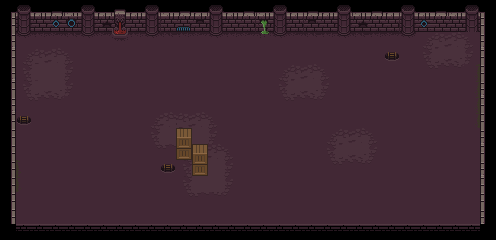

Rendered tile map (Tiled .tmx) drawn with the repository's tilesets; below, a short description and the full map source, tile grids included:
An orthogonal 31x15 tile map with 16x16 px tiles, 1 tile layer (Tile Layer 1), 2 tilesets.

<map version="1.8" tiledversion="1.8.5" orientation="orthogonal" renderorder="right-down" width="31" height="15" tilewidth="16" tileheight="16" infinite="0" nextlayerid="2" nextobjectid="1">
 <tileset firstgid="1" source="AzuriteDemoScene.tsx" />
 <tileset firstgid="257" source="demoSceneWalls.tsx" />
 <layer id="1" name="Tile Layer 1" width="31" height="15">
  <data encoding="csv">
257,55,2,52,1,55,3,49,2,55,1,52,3,55,2,52,1,55,3,52,2,55,1,52,3,55,2,52,1,55,259,
273,71,18,54,5,71,37,65,18,71,17,21,53,71,18,19,20,71,19,53,18,71,37,18,19,71,54,18,18,71,275,
289,87,34,35,33,87,35,81,34,87,33,34,35,87,34,35,85,87,35,33,34,87,33,34,35,87,97,98,99,100,291,
273,97,98,99,100,51,51,51,51,51,51,51,51,51,51,51,51,51,51,51,51,51,51,51,387,51,113,114,115,116,275,
289,113,117,117,116,51,51,51,51,51,51,51,51,51,51,51,371,97,98,99,100,51,51,51,51,51,129,130,131,372,275,
273,113,114,115,116,51,51,51,51,51,51,51,51,51,51,51,51,113,114,115,116,51,51,51,51,51,51,51,51,372,291,
289,129,130,131,51,51,51,51,51,51,51,51,51,51,51,51,51,129,130,131,132,51,51,51,51,51,51,51,51,372,275,
273,387,51,51,51,51,51,51,51,97,99,98,99,100,51,51,51,51,51,51,51,51,51,51,51,51,51,51,51,372,275,
273,51,51,51,51,51,51,51,51,113,117,103,117,116,51,51,51,51,51,51,97,98,99,100,51,51,51,51,51,51,291,
273,51,51,51,51,51,51,51,51,129,130,119,103,99,100,51,51,51,51,51,113,114,115,116,51,51,51,51,51,51,275,
273,370,51,51,51,51,51,51,51,51,387,113,119,117,116,51,51,51,51,51,129,130,131,132,51,51,51,51,51,51,291,
273,370,51,51,51,51,51,51,51,51,51,113,117,117,116,51,51,51,51,51,51,51,51,51,51,51,51,51,51,51,275,
273,51,51,51,51,51,51,51,51,51,51,129,130,131,132,51,51,51,51,51,51,51,51,51,51,51,51,51,51,51,275,
273,51,51,51,51,51,51,51,51,51,51,51,51,51,51,51,51,51,51,51,51,51,51,51,51,51,51,51,51,51,291,
167,359,359,359,359,359,359,359,359,359,359,359,359,359,359,359,359,359,359,359,359,359,359,359,359,359,359,359,359,359,0
</data>
 </layer>
</map>
